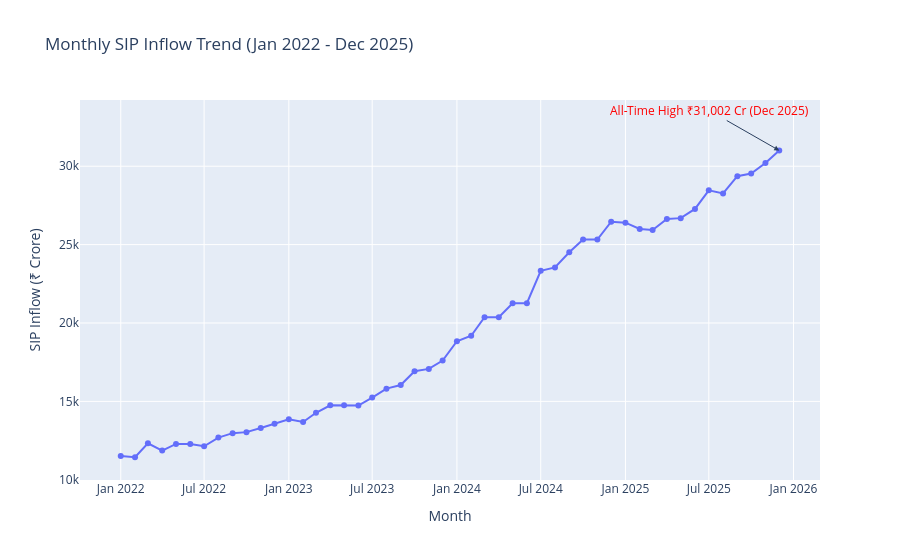

The code cell stored with this chart in its notebook:
### Code cell
fig.add_annotation(
    x=peak["month"].iloc[0],
    y=peak["sip_inflow_crore"].iloc[0],
    text="All-Time High ₹31,002 Cr (Dec 2025)",
    showarrow=True,
    arrowhead=2,
    ax=-70,
    ay=-40,
    font=dict(color="red", size=12)
)

fig.show()
